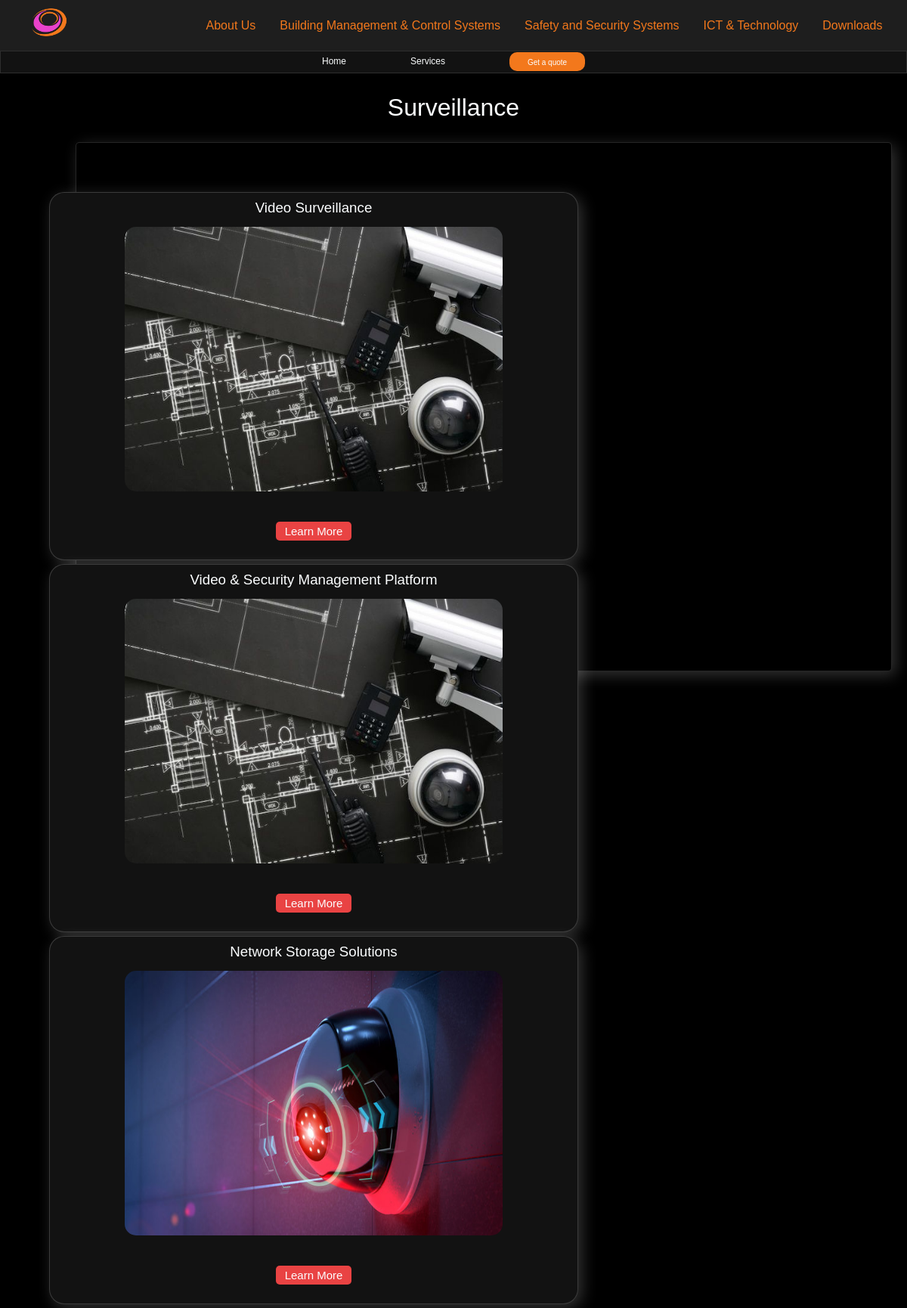
The app's page /services/surveillance/ with its own data.
### services/models.py (models this page shows, shortened)
class Service(models.Model):
    service_name = models.CharField(max_length = 250)
    slug = models.SlugField()
    intro = models.TextField(blank = True)
    service_image = models.ImageField(upload_to='images/', blank=True, null=True)
    service_details = models.TextField()
    """String rep of the model"""

class SubService(models.Model):
    service = models.ForeignKey(Service, on_delete = models.CASCADE)
    sub_service_name = models.CharField(max_length = 250)
    slug = models.SlugField()
    info = models.TextField(blank = True)
    sub_service_image = models.ImageField(upload_to='images/', blank=True, null=True)
    """String rep of the model"""

### services/views.py (the view)
# urls.py: path('services/<slug:slug>/', views.service, name="service"),
def service(request, slug):
    service = get_object_or_404(Service, slug=slug)
    sub_services = service.subservice_set.all()
    context = {"service": service, "sub_services": sub_services}
    return render(request, "services/service.html", context)

### services/templates/services/service.html (shortened to what this page needs)
<!DOCTYPE html>
<html lang="en">
<head>
    {% extends "services/base.html" %}
    {% block header %}
        <h1 class="heading">{{service.service_name}}</h1>
    {% endblock header %}
    {% block content %}
        <div class="sub_services_container">
            <ul class="sub_services">
                {% for sub_service in sub_services %}
                    <div class="sub_service_container">
                        <li class="sub_service_list">
                            <h3>{{sub_service.sub_service_name}}</h3>
                            <img src="{{sub_service.sub_service_image.url}}" alt="images">
                            <button>
                                <a href="#">Learn More</a>
                            </button>
                        </li>
                    </div>
                {% endfor %}
            </ul>
        </div>
    {% endblock content %}

### static/css/index.css (style rules this page uses)
* { font-family: "Comfortaa", sans-serif; font-optical-sizing: auto; font-weight: lighter; font-style: normal; margin: 0; padding: 0; scroll-behavior: smooth; box-sizing: border-box; scroll-padding-top: 2rem; }
:root { --main-color: #F3781C; --hover-color: hsl(37, 94%, 57%); --body-color: black; --container-color: #2d2e37; --text-color: #fcfeff; --background-color: rgba(245, 237, 237, 0.445); --theme-color: #1e1e1e; --secondary-color: orange; --light-body: #272626; --app-fab-color: hsla(0,0%,100%,0.6); --app-fab-background-color: rgba(30,30,30,0.72); --app-fab-border-color: hsla(0,0%,100%,0.04); --color-primary: hsla(0,0%,93.3%,0.8); --color-secondary: hsla(0,0%,100%,0.2); --background: #121212; --background-gradient: linear-gradient(180deg,#121212,#252525 25%,#252525 50%,#252525 75%,#121212); --shadow-gradient: linear-gradient(90deg,rgba(18,18,18,0.8),rgba(18,18,18,0)); --hover-background: hsla(0,0%,100%,0.06); }
body { background-color: var(--body-color); color: var(--text-color); font-family: Arial, sans-serif; line-height: 1.6; }

### static/css/base.css (style rules this page uses)
* { font-family: "Comfortaa", sans-serif; font-optical-sizing: auto; font-weight: lighter; font-style: normal; margin: 0; padding: 0; scroll-behavior: smooth; box-sizing: border-box; scroll-padding-top: 2rem; }
:root { --main-color: #F3781C; --hover-color: hsl(37, 94%, 57%); --body-color: black; --container-color: #2d2e37; --text-color: #fcfeff; --background-color: rgba(245, 237, 237, 0.445); --theme-color: #1e1e1e; --secondary-color: orange; --light-body: #272626; --app-fab-color: hsla(0,0%,100%,0.6); --app-fab-background-color: rgba(30,30,30,0.72); --app-fab-border-color: hsla(0,0%,100%,0.04); --color-primary: hsla(0,0%,93.3%,0.8); --color-secondary: hsla(0,0%,100%,0.2); --background: #121212; --background-gradient: linear-gradient(180deg,#121212,#252525 25%,#252525 50%,#252525 75%,#121212); --shadow-gradient: linear-gradient(90deg,rgba(18,18,18,0.8),rgba(18,18,18,0)); --hover-background: hsla(0,0%,100%,0.06); }
body { background-color: var(--body-color); }

### static/css/services.css (style rules this page uses)
* { font-family: "Comfortaa", sans-serif; font-optical-sizing: auto; font-weight: lighter; font-style: normal; margin: 0; padding: 0; scroll-behavior: smooth; box-sizing: border-box; scroll-padding-top: 2rem; }
:root { --main-color: #F3781C; --hover-color: hsl(37, 94%, 57%); --body-color: black; --container-color: #2d2e37; --text-color: #fcfeff; --background-color: rgba(245, 237, 237, 0.445); --theme-color: #1e1e1e; --secondary-color: orange; --light-body: #272626; --app-fab-color: hsla(0,0%,100%,0.6); --app-fab-background-color: rgba(30,30,30,0.72); --app-fab-border-color: hsla(0,0%,100%,0.04); --color-primary: hsla(0,0%,93.3%,0.8); --color-secondary: hsla(0,0%,100%,0.2); --background: #121212; --background-gradient: linear-gradient(180deg,#121212,#252525 25%,#252525 50%,#252525 75%,#121212); --shadow-gradient: linear-gradient(90deg,rgba(18,18,18,0.8),rgba(18,18,18,0)); --hover-background: hsla(0,0%,100%,0.06); }
body { background-color: rgb(0, 0, 0); }
.heading { text-align: center; color: var(--text-color); font-weight: 100; }

### records on screen
Service: service_name "Surveillance"
SubService: sub_service_name "Video Surveillance", sub_service_image (picture)
SubService: sub_service_name "Video & Security Management Platform", sub_service_image (picture)
SubService: sub_service_name "Network Storage Solutions", sub_service_image (picture)
